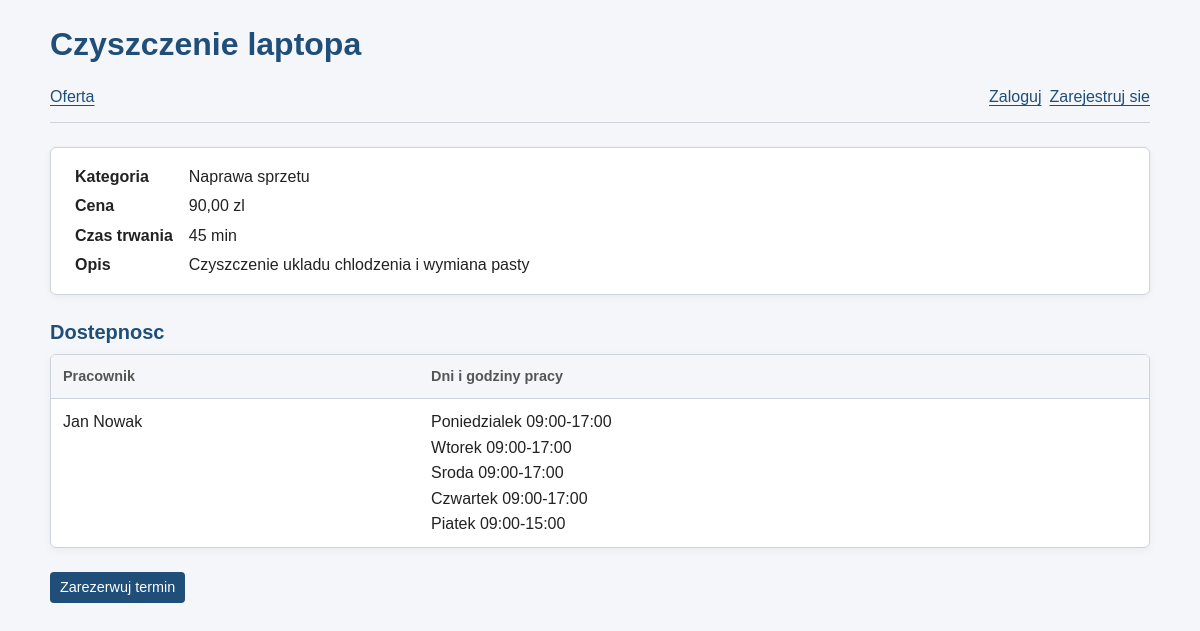
Page /usluga.php?id=4 on the committed database.
### tables this page shows
CREATE TABLE uslugi (
    id INT AUTO_INCREMENT PRIMARY KEY,
    kategoria_id INT NOT NULL,
    nazwa VARCHAR(100) NOT NULL,
    opis TEXT,
    czas_trwania INT NOT NULL,
    cena DECIMAL(8,2) NOT NULL,
    aktywna TINYINT(1) NOT NULL DEFAULT 1,
    FOREIGN KEY (kategoria_id) REFERENCES kategorie_uslug(id) ON DELETE RESTRICT,
    CHECK (czas_trwania > 0),
    CHECK (cena >= 0)
);

CREATE TABLE kategorie_uslug (
    id INT AUTO_INCREMENT PRIMARY KEY,
    nazwa VARCHAR(100) NOT NULL,
    opis TEXT
);

CREATE TABLE pracownicy (
    id INT AUTO_INCREMENT PRIMARY KEY,
    uzytkownik_id INT NOT NULL UNIQUE,
    opis TEXT,
    aktywny TINYINT(1) NOT NULL DEFAULT 1,
    FOREIGN KEY (uzytkownik_id) REFERENCES uzytkownicy(id) ON DELETE RESTRICT
);

CREATE TABLE dostepnosc_pracownikow (
    id INT AUTO_INCREMENT PRIMARY KEY,
    pracownik_id INT NOT NULL,
    dzien_tygodnia TINYINT NOT NULL COMMENT '1-poniedzialek ... 7-niedziela',
    godzina_od TIME NOT NULL,
    godzina_do TIME NOT NULL,
    FOREIGN KEY (pracownik_id) REFERENCES pracownicy(id) ON DELETE CASCADE,
    UNIQUE KEY uq_pracownik_dzien (pracownik_id, dzien_tygodnia),
    CHECK (dzien_tygodnia BETWEEN 1 AND 7),
    CHECK (godzina_do > godzina_od)
);

### includes/terminy.php (called while the page is built, shortened)
<?php
function aktywnaUsluga(PDO $pdo, int $id): ?array
{
    $stmt = $pdo->prepare(
        'SELECT u.id, u.nazwa, u.opis, u.czas_trwania, u.cena, k.nazwa AS kategoria
         FROM uslugi u
         JOIN kategorie_uslug k ON k.id = u.kategoria_id
         WHERE u.id = ? AND u.aktywna = 1'
    );
    $stmt->execute([$id]);
    return $stmt->fetch(PDO::FETCH_ASSOC) ?: null;
}
function pracownicyUslugi(PDO $pdo, int $uslugaId): array
{
    $stmt = $pdo->prepare(
        "SELECT p.id, CONCAT(u.imie, ' ', u.nazwisko) AS nazwa, p.opis
         FROM pracownicy_uslugi pu
         JOIN pracownicy p ON p.id = pu.pracownik_id
         JOIN uzytkownicy u ON u.id = p.uzytkownik_id
         WHERE pu.usluga_id = ? AND p.aktywny = 1 AND u.aktywny = 1
         ORDER BY u.nazwisko, u.imie"
    );
    $stmt->execute([$uslugaId]);
    return $stmt->fetchAll(PDO::FETCH_ASSOC);
}
function dniPracy(PDO $pdo, int $pracownikId): array
{
    $stmt = $pdo->prepare(
        'SELECT dzien_tygodnia, godzina_od, godzina_do
         FROM dostepnosc_pracownikow
         WHERE pracownik_id = ?
         ORDER BY dzien_tygodnia'
    );
    $stmt->execute([$pracownikId]);
    return $stmt->fetchAll(PDO::FETCH_ASSOC);
}

### includes/auth.php (called while the page is built, shortened)
<?php
function zalogowany(): bool
{
    return isset($_SESSION['user_id'])
        && is_int($_SESSION['user_id'])
        && $_SESSION['user_id'] > 0;
}

### public/usluga.php (the view, shortened to what this page needs)
<?php
require __DIR__ . '/../includes/wspolne.php';
require __DIR__ . '/../includes/terminy.php';
$usluga = aktywnaUsluga($pdo, liczba($_GET['id'] ?? ''));
$pracownicy = pracownicyUslugi($pdo, (int) $usluga['id']);
naglowekStrony($usluga['nazwa'], ['index.php' => 'Oferta']);
?>
<div class="karta">
    <dl>
        <dt>Kategoria</dt>
        <dd><?= e($usluga['kategoria']) ?></dd>
        <dt>Cena</dt>
        <dd><?= cena($usluga['cena']) ?></dd>
        <dt>Czas trwania</dt>
        <dd><?= (int) $usluga['czas_trwania'] ?> min</dd>
        <dt>Opis</dt>
        <dd><?= e($usluga['opis']) ?: '-' ?></dd>
    </dl>
</div>
<h2>Dostepnosc</h2>
<?php if (!$pracownicy): ?>
    <p>Obecnie zaden pracownik nie wykonuje tej uslugi, wiec nie mozna jej zarezerwowac.</p>
<?php else: ?>
    <div class="tabela">
        <table>
            <tr>
                <th>Pracownik</th>
                <th>Dni i godziny pracy</th>
            </tr>
            <?php foreach ($pracownicy as $p): ?>
                <tr>
                    <td><?= e($p['nazwa']) ?></td>
                    <td>
                        <?php foreach (dniPracy($pdo, (int) $p['id']) as $d): ?>
                            <?= DNI_TYGODNIA[$d['dzien_tygodnia']] ?> <?= godzina($d['godzina_od']) ?>-<?= godzina($d['godzina_do']) ?><br>
                        <?php endforeach; ?>
                    </td>
                </tr>
            <?php endforeach; ?>
        </table>
    </div>
    <p><a class="przycisk" href="rezerwacja.php?usluga=<?= (int) $usluga['id'] ?>">Zarezerwuj termin</a></p>
<?php endif; ?>
<?php
stopkaStrony();

### includes/wspolne.php (shortened to what this page needs)
<?php
require_once __DIR__ . '/auth.php';
if (!function_exists('e')) {
    function e(?string $wartosc): string
    {
        return htmlspecialchars($wartosc ?? '', ENT_QUOTES | ENT_SUBSTITUTE, 'UTF-8');
    }
}
function liczba(mixed $wartosc): int
{
    return is_string($wartosc) && ctype_digit($wartosc) ? (int) $wartosc : 0;
}
function godzina(string $czas): string
{
    return substr($czas, 0, 5);
}
function cena(string|float $cena): string
{
    return number_format((float) $cena, 2, ',', ' ') . ' zl';
}
function naglowekStrony(string $tytul, array $linki): void
{
    $biezaca = basename($_SERVER['SCRIPT_NAME']);
    ?>
<!DOCTYPE html>
<html lang="pl">
<head>
    <link rel="stylesheet" href="../css/style.css">
</head>
<body class="panel">
    <h1><?= e($tytul) ?></h1>
    <nav>
        <?php foreach ($linki as $plik => $nazwa): ?>
            <a href="<?= e($plik) ?>"<?= $plik === $biezaca ? ' aria-current="page"' : '' ?>><?= e($nazwa) ?></a>
        <?php endforeach; ?>
        <?php if (zalogowany()): ?>
            <a href="profil.php">Moje konto</a>
            <a href="wyloguj.php">Wyloguj</a>
        <?php else: ?>
            <a href="logowanie.php">Zaloguj</a>
            <a href="rejestracja.php">Zarejestruj sie</a>
        <?php endif; ?>
    </nav>
    <main>
    <?php
}
function stopkaStrony(): void
{
    ?>
    </main>
</body>
</html>
    <?php
}

### css/style.css (style rules this page uses)
:root { color-scheme: light; --kolor-glowny: #1f4e79; --kolor-glowny-hover: #173b5d; --kolor-tlo: #f4f6f9; --kolor-powierzchni: #fff; --kolor-tekst: #222; --kolor-tekst-pomocniczy: #555; --kolor-ramka: #ccd3dc; --kolor-blad: #b3261e; --kolor-blad-tlo: #fdecea; --kolor-sukces: #1e7b34; --kolor-sukces-tlo: #e8f5ec; --szerokosc-tresci: 800px; --szerokosc-formularza: 420px; --odstep-xs: 4px; --odstep-sm: 8px; --odstep-md: 12px; --odstep-lg: 16px; --odstep-xl: 24px; --odstep-xxl: 32px; --promien: 6px; --cien: 0 2px 8px rgb(0 0 0 / 5%); --przejscie: 0.2s ease; }
*, *::before, *::after { box-sizing: border-box; }
html { -webkit-text-size-adjust: 100%; text-size-adjust: 100%; }
body { margin: 0; padding: 0 var(--odstep-lg) var(--odstep-xxl); font-family: Arial, Helvetica, sans-serif; font-size: 16px; line-height: 1.6; color: var(--kolor-tekst); background: var(--kolor-tlo); }
h1, h2, p { margin-top: 0; }
h1 { max-width: var(--szerokosc-tresci); margin: var(--odstep-xl) auto var(--odstep-sm); color: var(--kolor-glowny); font-size: clamp(1.5rem, 4vw, 2rem); line-height: 1.25; }
h2 { margin-bottom: var(--odstep-sm); color: var(--kolor-glowny); font-size: 1.25rem; line-height: 1.35; }
nav { display: flex; flex-wrap: wrap; align-items: center; gap: var(--odstep-sm); max-width: var(--szerokosc-tresci); margin: 0 auto var(--odstep-xl); padding: var(--odstep-md) 0; border-bottom: 1px solid var(--kolor-ramka); }
a { color: var(--kolor-glowny); text-underline-offset: 3px; transition: color var(--przejscie); }
body.admin, body.panel { --szerokosc-tresci: 1100px; }
.admin main, .panel main { max-width: var(--szerokosc-tresci); margin: 0 auto; }
.tabela { overflow-x: auto; margin-bottom: var(--odstep-xl); background: var(--kolor-powierzchni); border: 1px solid var(--kolor-ramka); border-radius: var(--promien); box-shadow: var(--cien); }
table { width: 100%; border-collapse: collapse; }
th, td { padding: 10px var(--odstep-md); text-align: left; vertical-align: top; border-bottom: 1px solid var(--kolor-ramka); }
th { font-size: 0.9rem; color: var(--kolor-tekst-pomocniczy); background: var(--kolor-tlo); white-space: nowrap; }
tr:last-child td { border-bottom: none; }
button.maly, a.przycisk { display: inline-block; width: auto; min-height: 0; margin: 0; padding: var(--odstep-xs) 10px; font-size: 0.9rem; }
a.przycisk { color: #fff; text-decoration: none; background: var(--kolor-glowny); border-radius: 4px; }
.karta { margin-bottom: var(--odstep-xl); padding: var(--odstep-lg) var(--odstep-xl); background: var(--kolor-powierzchni); border: 1px solid var(--kolor-ramka); border-radius: var(--promien); box-shadow: var(--cien); }
.karta dl { display: grid; grid-template-columns: max-content 1fr; gap: var(--odstep-xs) var(--odstep-lg); margin: 0; }
.karta dt { font-weight: 700; }
.karta dd { margin: 0; }

### rows in the picture
uslugi: nazwa "Czyszczenie laptopa", kategoria.nazwa "Naprawa sprzetu", cena "90,00 zl", czas_trwania "45", opis "Czyszczenie ukladu chlodzenia i wymiana pasty"
pracownicy: nazwa "Jan Nowak"
dostepnosc_pracownikow: dzien_tygodnia "Poniedzialek", godzina_od "09:00", godzina_do "17:00"
dostepnosc_pracownikow: dzien_tygodnia "Wtorek", godzina_od "09:00", godzina_do "17:00"
dostepnosc_pracownikow: dzien_tygodnia "Sroda", godzina_od "09:00", godzina_do "17:00"
dostepnosc_pracownikow: dzien_tygodnia "Czwartek", godzina_od "09:00", godzina_do "17:00"
dostepnosc_pracownikow: dzien_tygodnia "Piatek", godzina_od "09:00", godzina_do "15:00"

### other values in the picture
$nazwa "Oferta"
